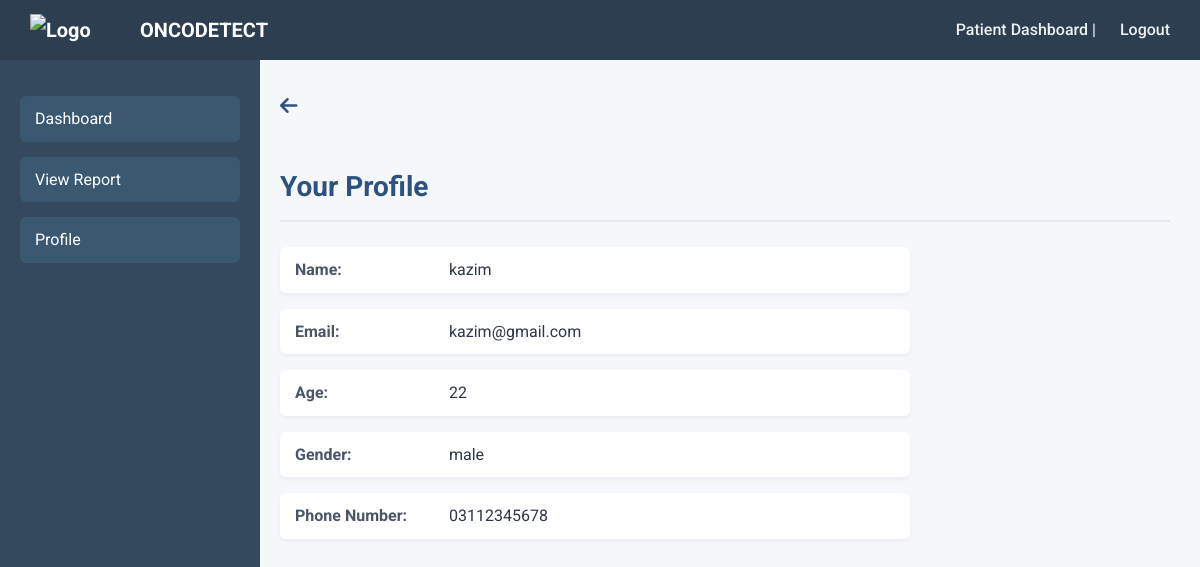
The app's page /dashboard/profile/1 with its own data.
### models.py (models this page shows, shortened)
class Patient(db.Model):
    id = db.Column(db.Integer, primary_key=True)
    username = db.Column(db.String(100), unique=True, nullable=False)
    email = db.Column(db.String(100), unique=True, nullable=False)
    password = db.Column(db.String(200), nullable=False)
    age = db.Column(db.Integer, nullable=True)
    gender = db.Column(db.String(10), nullable=True)
    phone_number = db.Column(db.String(15), nullable=True)
    xray_image = db.Column(db.String(200), nullable=True)
    tumor_stage = db.Column(db.String(50), nullable=True)
    biopsy_file = db.Column(db.String(200), nullable=True)
    report_pdf = db.Column(db.String(200), nullable=True)
    brain_mri_image = db.Column(db.String(100), nullable=True)
    brain_mri_class = db.Column(db.String(100), nullable=True)
    brain_mri_confidence = db.Column(db.Float, nullable=True)
    brain_report_pdf = db.Column(db.String(200), nullable=True)
    result = db.Column(db.String(100), nullable=True)

### Blueprint/dashboard.py (the view)
@dashboard_bp.route('/profile/<int:patient_id>', methods=['GET'])
def profile(patient_id):
    patient = Patient.query.get_or_404(patient_id)
    return render_template('profile.html', patient=patient)

### templates/profile.html (shortened to what this page needs)
<!DOCTYPE html>
<html lang="en">
<head>
    <link rel="stylesheet" href="https://cdnjs.cloudflare.com/ajax/libs/font-awesome/6.0.0/css/all.min.css">
    <link rel="stylesheet" href="{{ url_for('static', filename='css/profile.css') }}">
</head>
<body>
<nav class="navbar">
    <div class="logo">
        <img src="{{ url_for('static', filename='css/images/logoo.png') }}" alt="Logo" style="width: 100px; height: auto;">ONCODETECT
    </div>
    <div class="profile">
        <a href="{{ url_for('dashboard.patient_dashboard', patient_id=patient.id) }}">Patient Dashboard</a> |
        <a href="{{ url_for('login.login') }}">Logout</a>
    </div>
</nav>
<aside class="sidebar">
    <ul>
        <li><a href="{{ url_for('dashboard.patient_dashboard', patient_id=patient.id) }}">Dashboard</a></li>
        <li><a href="{{ url_for('dashboard.view_report', patient_id=patient.id) }}">View Report</a></li>
        <li><a href="{{ url_for('dashboard.profile', patient_id=patient.id) }}">Profile</a></li>
    </ul>
</aside>
<div class="content">
    <a href="{{ url_for('dashboard.patient_dashboard', patient_id=patient.id) }}" class="back-icon">
        <i class="fas fa-arrow-left"></i>
    </a>
    <h2>Your Profile</h2>
    <p><strong>Name:</strong> {{ patient.username }}</p>
    <p><strong>Email:</strong> {{ patient.email }}</p>
    <p><strong>Age:</strong> {{ patient.age }}</p>
    <p><strong>Gender:</strong> {{ patient.gender }}</p>
    <p><strong>Phone Number:</strong> {{ patient.phone_number }}</p>
</div>
</body>
</html>

### static/css/profile.css (style rules this page uses)
body { font-family: 'Roboto', sans-serif; background-color: #f5f7fa; margin: 0; padding: 0; color: #2d3748; line-height: 1.6; }
.navbar { background-color: #2c3e50; color: #fff; height: 60px; display: flex; justify-content: space-between; align-items: center; padding: 0 30px; position: sticky; top: 0; }
.navbar .logo { display: flex; align-items: center; font-weight: bold; font-size: 20px; gap: 10px; }
.navbar .logo img { height: 40px; width: auto; }
.navbar .profile a { color: #ecf0f1; text-decoration: none; margin-left: 20px; font-weight: 500; }
.sidebar { position: fixed; top: 60px; left: 0; width: 220px; height: 100vh; background-color: #34495e; color: #fff; padding: 20px; }
.sidebar ul { list-style: none; padding: 0; }
.sidebar ul li { margin-bottom: 15px; }
.sidebar ul li a { display: block; padding: 10px 15px; color: #fff; text-decoration: none; border-radius: 6px; background-color: #3b5871; }
.content { margin-left: 250px; padding: 30px; min-height: calc(100vh - 70px); }
.back-icon { color: #2c5282; font-size: 20px; margin-bottom: 20px; display: inline-block; transition: color 0.3s ease; }
.content h2 { color: #2c5282; font-size: 28px; margin-bottom: 25px; padding-bottom: 10px; border-bottom: 2px solid #e2e8f0; }
.content p { font-size: 16px; margin-bottom: 15px; padding: 10px 15px; background-color: #ffffff; border-radius: 6px; box-shadow: 0 2px 4px rgba(0, 0, 0, 0.05); max-width: 600px; }
.content p strong { color: #4a5568; min-width: 150px; display: inline-block; }

### records on screen
Patient: username "kazim", email "kazim@gmail.com", age "22", gender "male", phone_number "03112345678"
